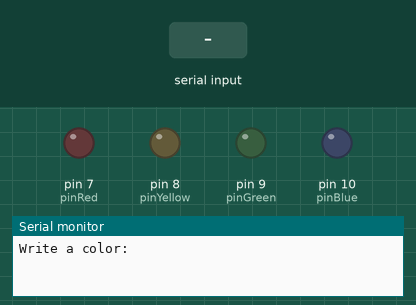
Simulated run of this sketch. Board: Arduino Uno, built with avr-gcc and run on an emulated ATmega328P. Shown: output pins drawn as LEDs (lit = HIGH), the last lines printed to the serial monitor. Inputs (shaded band) come from the test bench.

Above: at 1.2 s.
1.3 s: "rojo" received over Serial
At 2.7 s:
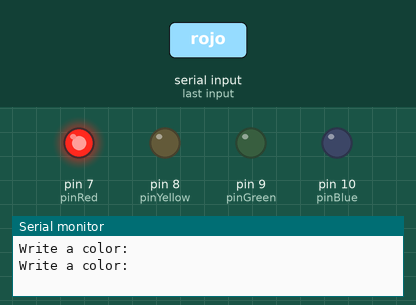
3.8 s: "verde" received over Serial
At 5.8 s:
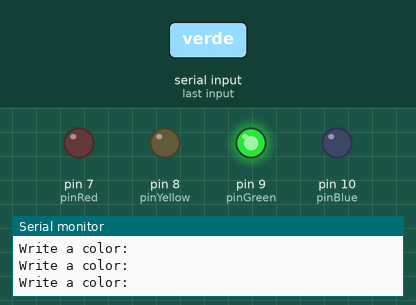
6.3 s: "amarillo" received over Serial
At 7.8 s:
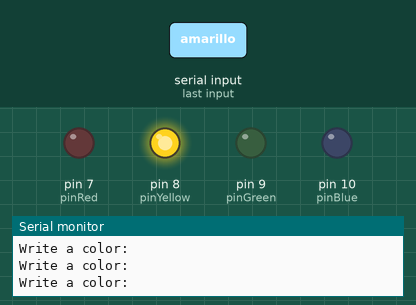
8.8 s: "azul" received over Serial
At 10.8 s:
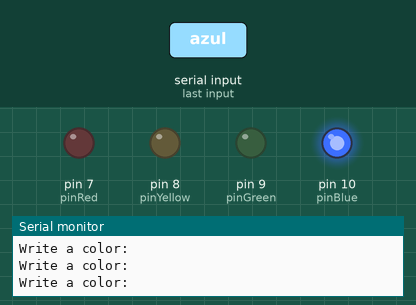
Timing chart, 0 to 12.3 s (numbered marks = the images above; inputs shaded):
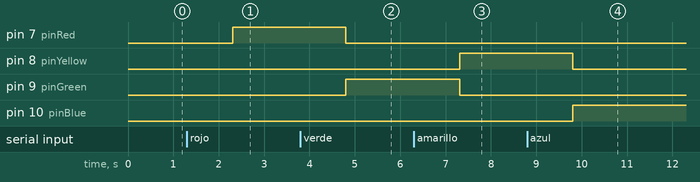

Measured:
- after the input at 1.3 s, pin 7 (pinRed): LOW → HIGH after 1.0 s
- after the input at 3.8 s, pin 7 (pinRed): HIGH → LOW after 1.0 s; pin 9 (pinGreen): LOW → HIGH after 1.0 s
- after the input at 6.3 s, pin 8 (pinYellow): LOW → HIGH after 1.0 s; pin 9 (pinGreen): HIGH → LOW after 1.0 s
- after the input at 8.8 s, pin 8 (pinYellow): HIGH → LOW after 1.0 s; pin 10 (pinBlue): LOW → HIGH after 1.0 s

The sketch:

choice_light.ino
```cpp
int pinRed = 7;
int pinYellow = 8;
int pinGreen = 9;
int pinBlue = 10;
String inputUser;
String message = "Write a color: ";

void setup() {
  Serial.begin(9600);
  pinMode(pinRed, OUTPUT);
  pinMode(pinYellow, OUTPUT);
  pinMode(pinGreen, OUTPUT);
  pinMode(pinBlue, OUTPUT);
}

void loop() {
  Serial.println(message);
  while(Serial.available() == 0){

  }
  inputUser = Serial.readString();
  if(inputUser == "rojo"){
    digitalWrite(pinRed, HIGH);
    digitalWrite(pinYellow, LOW);
    digitalWrite(pinGreen, LOW);
    digitalWrite(pinBlue, LOW);
  }else if(inputUser == "verde"){
    digitalWrite(pinRed, LOW);
    digitalWrite(pinYellow, LOW);
    digitalWrite(pinGreen, HIGH);
    digitalWrite(pinBlue, LOW);
  }else if(inputUser == "amarillo"){
    digitalWrite(pinRed, LOW);
    digitalWrite(pinYellow, HIGH);
    digitalWrite(pinGreen, LOW);
    digitalWrite(pinBlue, LOW);
  }else if(inputUser == "azul"){
    digitalWrite(pinRed, LOW);
    digitalWrite(pinYellow, LOW);
    digitalWrite(pinGreen, LOW);
     digitalWrite(pinBlue, HIGH);
  }
}
```
